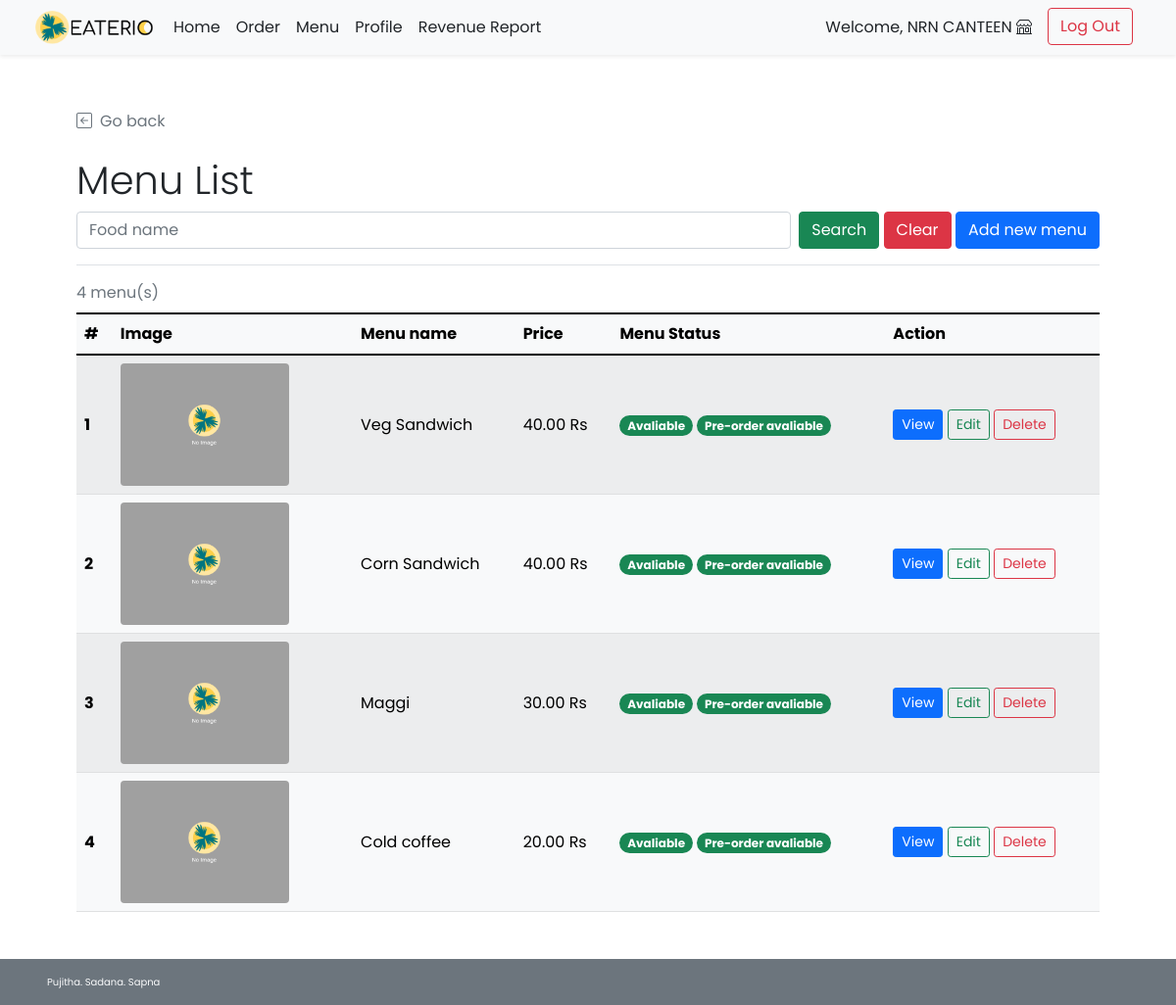
Page /shop/shop_menu_list.php (signed in) on the committed database.
### tables this page shows
CREATE TABLE `food` (
  `f_id` int(11) NOT NULL,
  `s_id` int(11) NOT NULL,
  `f_name` varchar(100) NOT NULL,
  `f_price` decimal(6,2) NOT NULL,
  `f_todayavail` tinyint(4) NOT NULL DEFAULT 1 COMMENT 'Food is available to order or not',
  `f_preorderavail` tinyint(4) NOT NULL DEFAULT 1,
  `f_pic` text DEFAULT NULL
);

### shop/shop_menu_list.php (the view, shortened to what this page needs)
<!DOCTYPE html>
<html lang="en">
<head>
    <?php
        include("../conn_db.php");
        include('../head.php');
        $s_id = $_SESSION["sid"];
    ?>
    <link href="../css/main.css" rel="stylesheet">
</head>
<body class="d-flex flex-column h-100">
    <?php include('nav_header_shop.php'); ?>
    <div class="container px-5 pt-4" id="shop-body">
        <div class="mt-4 border-bottom">
            <a class="nav nav-item text-decoration-none text-muted mb-2" href="#" onclick="history.back();">
                <i class="bi bi-arrow-left-square me-2"></i>Go back
            </a>
            <h2 class="pt-3 display-6">Menu List</h2>
            <form class="form-floating mb-3" method="GET" action="shop_menu_list.php">
                <div class="row g-2">
                    <div class="col">
                        <input type="text" class="form-control" id="f_name" name="f_name" placeholder="Food name"
                            <?php if(isset($_GET["search"])){?>value="<?php echo $_GET["f_name"];?>" <?php } ?>>
                    </div>
                    <div class="col-auto">
                        <button type="submit" name="search" class="btn btn-success">Search</button>
                        <button type="reset" class="btn btn-danger"
                            onclick="javascript: window.location='shop_menu_list.php'">Clear</button>
                        <a href="shop_menu_add.php" class="btn btn-primary">Add new menu</a>
                    </div>
                </div>
            </form>
        </div>
    <div class="pt-2" id="cust-table">
        <?php
            if(!isset($_GET["search"])){
                $search_query = "SELECT * FROM food f WHERE s_id = {$s_id};";
            }else{
                $search_fn=$_GET["f_name"];
                $search_query = "SELECT * FROM food f WHERE s_id = {$s_id} AND f_name LIKE '%{$search_fn}%';";
            }
            $search_result = $mysqli -> query($search_query);
            $search_numrow = $search_result -> num_rows;
            if($search_numrow == 0){
        ?>
        <div class="row">
            <div class="col mt-2 ms-2 p-2 bg-danger text-white rounded text-start">
                <svg xmlns="http://www.w3.org/2000/svg" width="16" height="16" fill="currentColor"
                    class="bi bi-x-circle ms-2" viewBox="0 0 16 16">
                    <path d="M8 15A7 7 0 1 1 8 1a7 7 0 0 1 0 14zm0 1A8 8 0 1 0 8 0a8 8 0 0 0 0 16z" />
                    <path
                        d="M4.646 4.646a.5.5 0 0 1 .708 0L8 7.293l2.646-2.647a.5.5 0 0 1 .708.708L8.707 8l2.647 2.646a.5.5 0 0 1-.708.708L8 8.707l-2.646 2.647a.5.5 0 0 1-.708-.708L7.293 8 4.646 5.354a.5.5 0 0 1 0-.708z" />
                </svg><span class="ms-2 mt-2">No shop found!</span>
                <a href="shop_menu_list.php" class="text-white">Clear Search Result</a>
            </div>
        </div>
        <?php } else{ ?>
        <div class="table-responsive">
        <table class="table rounded-5 table-light table-striped table-hover align-middle caption-top mb-5">
            <caption><?php echo $search_numrow;?> menu(s) <?php if(isset($_GET["search"])){?><br /><a
                    Result</a><?php } ?></caption>
            <thead class="bg-light">
                <tr>
                    <th scope="col">#</th>
                    <th scope="col">Image</th>
                    <th scope="col">Menu name</th>
                    <th scope="col">Price</th>
                    <th scope="col">Menu Status</th>
                    <th scope="col">Action</th>
                </tr>
            </thead>
            <tbody>
                <?php $i=1; while($row = $search_result -> fetch_array()){ ?>
                <tr>
                    <th><?php echo $i++;?></th>
                    <td><img
                            <?php
                                if(is_null($row["f_pic"])){echo "src='../img/default.png'";}
                                else{echo "src=\"../img/{$row['f_pic']}\"";}
                            ?>
                            style="width:75%; height:125px; object-fit:cover;"
                            class="img-fluid rounded" alt="<?php echo $food_row["f_name"]?>">
                    </td>
                    <td><?php echo $row["f_name"];?></td>
                    <td><?php echo $row["f_price"]." Rs";?></td>
                    <td>
                    <?php
                        if($row["f_todayavail"]==1){
                        ?>
                        <span class="badge rounded-pill bg-success">Avaliable</span>
                        <?php }else{ ?>
                        <span class="badge rounded-pill bg-danger">Unavaliable</span>
                        <?php }
                            if($row["f_preorderavail"]==1){
                        ?>
                        <span class="badge rounded-pill bg-success">Pre-order avaliable</span>
                        <?php }else{ ?>
                        <span class="badge rounded-pill bg-danger">Pre-order Unavaliable</span>
                        <?php } ?>
                    </td>
                    <td>
                        <a href="shop_menu_detail.php?f_id=<?php echo $row["f_id"]?>"
                            class="btn btn-sm btn-primary">View</a>
                        <a href="shop_menu_edit.php?f_id=<?php echo $row["f_id"]?>"
                            class="btn btn-sm btn-outline-success">Edit</a>
                        <a href="shop_menu_delete.php?f_id=<?php echo $row["f_id"]?>"
                            class="btn btn-sm btn-outline-danger">Delete</a>
                    </td>
                </tr>
                <?php } ?>
            </tbody>
        </table>
        </div>
        <?php }
        ?>
    </div>
    </div>
    <footer
    class="footer d-flex flex-wrap justify-content-between align-items-center px-5 py-3 mt-auto bg-secondary text-light">
        <span class="xsmall-font">Pujitha. Sadana. Sapna</span></span>
    </footer>
</body>
</html>

### css/main.css (style rules this page uses)
html { height: 100%; }
body { height: 100%; padding-top: 4rem; margin-bottom: -50px; font-family: 'Poppins', 'Noto Sans Thai', sans-serif; }
a { cursor: pointer; }
.bi { vertical-align: -.125em; fill: currentColor; }
.xsmall-font { font-size: x-small; }

### rows in the picture
food: f_name "Veg Sandwich", f_price "40.00", f_todayavail "Avaliable", f_preorderavail "Pre-order avaliable"
food: f_name "Corn Sandwich", f_price "40.00", f_todayavail "Avaliable", f_preorderavail "Pre-order avaliable"
food: f_name "Maggi", f_price "30.00", f_todayavail "Avaliable", f_preorderavail "Pre-order avaliable"
food: f_name "Cold coffee", f_price "20.00", f_todayavail "Avaliable", f_preorderavail "Pre-order avaliable"

### other values in the picture
$_SESSION['shopname'] "NRN CANTEEN"
$search_numrow "4"
